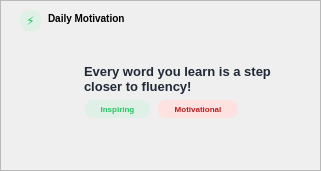
   <widget class="QFrame" name="motivate">
    <property name="geometry">
     <rect>
      <x>610</x>
      <y>160</y>
      <width>321</width>
      <height>171</height>
     </rect>
    </property>
    <property name="styleSheet">
     <string notr="true">QFrame#motivate { background:white; border-radius:16px; }</string>
    </property>
    <property name="frameShape">
     <enum>QFrame::StyledPanel</enum>
    </property>
    <property name="frameShadow">
     <enum>QFrame::Raised</enum>
    </property>
    <widget class="QLabel" name="label_25">
     <property name="geometry">
      <rect>
       <x>20</x>
       <y>10</y>
       <width>21</width>
       <height>21</height>
      </rect>
     </property>
     <property name="styleSheet">
      <string notr="true">QLabel { background:#dff1e6; color:#22c55e; border-radius:8px; font-size:12px; }</string>
     </property>
     <property name="text">
      <string>⚡</string>
     </property>
     <property name="alignment">
      <set>Qt::AlignCenter</set>
     </property>
    </widget>
    <widget class="QLabel" name="label_24">
     <property name="geometry">
      <rect>
       <x>48</x>
       <y>10</y>
       <width>111</width>
       <height>16</height>
      </rect>
     </property>
     <property name="font">
      <font>
       <pointsize>-1</pointsize>
       <weight>87</weight>
       <bold>true</bold>
      </font>
     </property>
     <property name="styleSheet">
      <string notr="true">QLabel { background:transparent; color:black; font-size:10px; font-weight:700; border:none; }</string>
     </property>
     <property name="text">
      <string>Daily Motivation</string>
     </property>
    </widget>
    <widget class="QTextEdit" name="moti_title">
     <property name="geometry">
      <rect>
       <x>80</x>
       <y>60</y>
       <width>196</width>
       <height>41</height>
      </rect>
     </property>
     <property name="font">
      <font>
       <pointsize>-1</pointsize>
       <weight>75</weight>
       <bold>true</bold>
      </font>
     </property>
     <property name="styleSheet">
      <string notr="true">QTextEdit { background:transparent; border:none; font-size:10px; font-weight:600; color:#1f2937; }</string>
     </property>
     <property name="readOnly">
      <bool>true</bool>
     </property>
     <property name="html">
      <string>&lt;!DOCTYPE HTML PUBLIC &quot;-//W3C//DTD HTML 4.0//EN&quot; &quot;http://www.w3.org/TR/REC-html40/strict.dtd&quot;&gt;
&lt;html&gt;&lt;head&gt;&lt;meta name=&quot;qrichtext&quot; content=&quot;1&quot; /&gt;&lt;style type=&quot;text/css&quot;&gt;
p, li { white-space: pre-wrap; }
&lt;/style&gt;&lt;/head&gt;&lt;body style=&quot; font-family:'MS Shell Dlg 2'; font-size:10px; font-weight:600; font-style:normal;&quot;&gt;
&lt;p style=&quot; margin-top:12px; margin-bottom:12px; margin-left:0px; margin-right:0px; -qt-block-indent:0; text-indent:0px;&quot;&gt;&lt;span style=&quot; font-family:'Inter'; font-size:10pt;&quot;&gt;Every word you learn is a step closer to fluency!&lt;/span&gt;&lt;/p&gt;&lt;/body&gt;&lt;/html&gt;</string>
     </property>
    </widget>
    <widget class="QLabel" name="label_moti_2">
     <property name="geometry">
      <rect>
       <x>85</x>
       <y>100</y>
       <width>65</width>
       <height>18</height>
      </rect>
     </property>
     <property name="font">
      <font>
       <pointsize>-1</pointsize>
       <weight>87</weight>
       <bold>true</bold>
      </font>
     </property>
     <property name="styleSheet">
      <string notr="true">QLabel { background:#dff1e6; color:#22c55e; border-radius:8px; font-size:8px; font-weight:700; padding:4px 10px; }</string>
     </property>
     <property name="text">
      <string>Inspiring</string>
     </property>
     <property name="alignment">
      <set>Qt::AlignCenter</set>
     </property>
    </widget>
    <widget class="QLabel" name="Inspiring">
     <property name="geometry">
      <rect>
       <x>158</x>
       <y>100</y>
       <width>80</width>
       <height>18</height>
      </rect>
     </property>
     <property name="font">
      <font>
       <pointsize>-1</pointsize>
       <weight>87</weight>
       <bold>true</bold>
      </font>
     </property>
     <property name="styleSheet">
      <string notr="true">QLabel { background:#fee2e2; color:#b91c1c; border-radius:8px; font-size:8px; font-weight:700; padding:4px 10px; }</string>
     </property>
     <property name="text">
      <string>Motivational</string>
     </property>
     <property name="alignment">
      <set>Qt::AlignCenter</set>
     </property>
    </widget>
    <widget class="QLabel" name="label_26">
     <property name="geometry">
      <rect>
       <x>-40</x>
       <y>20</y>
       <width>171</width>
       <height>141</height>
      </rect>
     </property>
     <property name="font">
      <font>
       <family>Inter</family>
      </font>
     </property>
     <property name="styleSheet">
      <string notr="true">QLabel{background:transparent}</string>
     </property>
     <property name="text">
      <string/>
     </property>
     <property name="pixmap">
      <pixmap>../../../../../Users/admin/Pictures/my pic/hihi.png</pixmap>
     </property>
     <property name="scaledContents">
      <bool>true</bool>
     </property>
    </widget>
   </widget>
